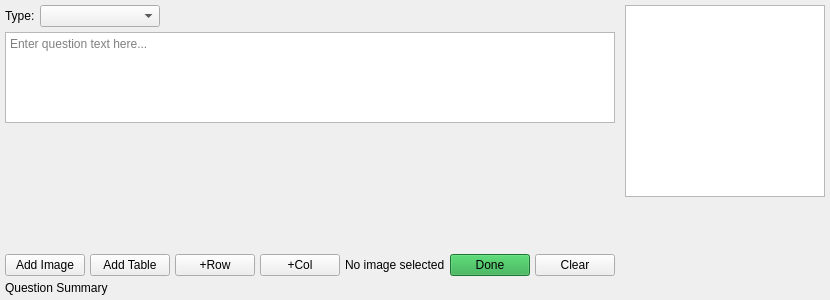
<?xml version="1.0" encoding="UTF-8"?>
<ui version="4.0">
 <class>QuestionWidget</class>
 <widget class="QWidget" name="QuestionWidget">
  <property name="geometry">
   <rect>
    <x>0</x>
    <y>0</y>
    <width>800</width>
    <height>300</height>
   </rect>
  </property>
  <property name="windowTitle">
   <string>Question Editor</string>
  </property>
  <layout class="QHBoxLayout" name="horizontalLayout">
   <property name="spacing">
    <number>10</number>
   </property>
   <property name="leftMargin">
    <number>5</number>
   </property>
   <property name="topMargin">
    <number>5</number>
   </property>
   <property name="rightMargin">
    <number>5</number>
   </property>
   <property name="bottomMargin">
    <number>5</number>
   </property>
   <item>
    <layout class="QVBoxLayout" name="leftLayout">
     <property name="spacing">
      <number>5</number>
     </property>
     <item>
      <layout class="QHBoxLayout" name="headerLayout">
       <item>
        <widget class="QLabel" name="typeLabel">
         <property name="text">
          <string>Type:</string>
         </property>
        </widget>
       </item>
       <item>
        <widget class="QComboBox" name="typeComboBox">
         <property name="minimumSize">
          <size>
           <width>120</width>
           <height>0</height>
          </size>
         </property>
        </widget>
       </item>
       <item>
        <spacer name="horizontalSpacer">
         <property name="orientation">
          <enum>Qt::Horizontal</enum>
         </property>
         <property name="sizeHint" stdset="0">
          <size>
           <width>40</width>
           <height>20</height>
          </size>
         </property>
        </spacer>
       </item>
       <item>
        <widget class="QPushButton" name="removeQuestionButton">
         <property name="text">
          <string/>
         </property>
         <property name="flat">
          <bool>true</bool>
         </property>
        </widget>
       </item>
      </layout>
     </item>
     <item>
      <widget class="QTextEdit" name="textEdit">
       <property name="minimumSize">
        <size>
         <width>0</width>
         <height>80</height>
        </size>
       </property>
       <property name="placeholderText">
        <string>Enter question text here...</string>
       </property>
      </widget>
     </item>
     <item>
      <widget class="QStackedWidget" name="typeSpecificStack">
       <widget class="QWidget" name="regularPage"/>
       <widget class="QWidget" name="mcqPage">
        <layout class="QGridLayout" name="mcqGridLayout">
         <property name="spacing">
          <number>5</number>
         </property>
         <property name="leftMargin">
          <number>0</number>
         </property>
         <property name="topMargin">
          <number>5</number>
         </property>
         <property name="rightMargin">
          <number>0</number>
         </property>
         <property name="bottomMargin">
          <number>5</number>
         </property>
         <item row="0" column="0">
          <widget class="QLabel" name="labelA">
           <property name="text">
            <string>(a)</string>
           </property>
          </widget>
         </item>
         <item row="0" column="1">
          <widget class="QLineEdit" name="optionAEdit"/>
         </item>
         <item row="0" column="2">
          <widget class="QLabel" name="labelB">
           <property name="text">
            <string>(b)</string>
           </property>
          </widget>
         </item>
         <item row="0" column="3">
          <widget class="QLineEdit" name="optionBEdit"/>
         </item>
         <item row="1" column="0">
          <widget class="QLabel" name="labelC">
           <property name="text">
            <string>(c)</string>
           </property>
          </widget>
         </item>
         <item row="1" column="1">
          <widget class="QLineEdit" name="optionCEdit"/>
         </item>
         <item row="1" column="2">
          <widget class="QLabel" name="labelD">
           <property name="text">
            <string>(d)</string>
           </property>
          </widget>
         </item>
         <item row="1" column="3">
          <widget class="QLineEdit" name="optionDEdit"/>
         </item>
        </layout>
       </widget>
       <widget class="QWidget" name="orPage">
        <layout class="QVBoxLayout" name="orLayout">
         <property name="leftMargin">
           <number>0</number>
         </property>
         <property name="rightMargin">
           <number>0</number>
         </property>
         <property name="topMargin">
           <number>5</number>
         </property>
         <property name="bottomMargin">
           <number>5</number>
         </property>
         <item>
          <widget class="QLabel" name="orLabel">
           <property name="text">
            <string>Alternative Question (OR):</string>
           </property>
          </widget>
         </item>
         <item>
          <widget class="QTextEdit" name="orTextEdit">
           <property name="placeholderText">
            <string>Enter alternative question text...</string>
           </property>
           <property name="minimumSize">
            <size>
             <width>0</width>
             <height>60</height>
            </size>
           </property>
          </widget>
         </item>
        </layout>
       </widget>
      </widget>
     </item>
     <item>
      <layout class="QHBoxLayout" name="controlsLayout">
       <item>
        <widget class="QPushButton" name="addImageButton">
         <property name="text">
          <string>Add Image</string>
         </property>
        </widget>
       </item>
       <item>
        <widget class="QPushButton" name="addTableButton">
         <property name="text">
          <string>Add Table</string>
         </property>
        </widget>
       </item>
       <item>
        <widget class="QPushButton" name="addRowButton">
         <property name="text">
          <string>+Row</string>
         </property>
         <property name="toolTip">
          <string>Add table row</string>
         </property>
        </widget>
       </item>
       <item>
        <widget class="QPushButton" name="addColumnButton">
         <property name="text">
          <string>+Col</string>
         </property>
         <property name="toolTip">
          <string>Add table column</string>
         </property>
        </widget>
       </item>
       <item>
        <widget class="QLabel" name="imagePathLabel">
         <property name="text">
          <string>No image selected</string>
         </property>
        </widget>
       </item>
       <item>
        <spacer name="horizontalSpacer_2">
         <property name="orientation">
          <enum>Qt::Horizontal</enum>
         </property>
         <property name="sizeHint" stdset="0">
          <size>
           <width>40</width>
           <height>20</height>
          </size>
         </property>
        </spacer>
       </item>
       <item>
        <widget class="QPushButton" name="doneButton">
         <property name="text">
          <string>Done</string>
         </property>
         <property name="styleSheet">
          <string notr="true">background-color: #28a745;</string>
         </property>
        </widget>
       </item>
       <item>
        <widget class="QPushButton" name="clearButton">
         <property name="text">
          <string>Clear</string>
         </property>
        </widget>
       </item>
      </layout>
     </item>
     <item>
      <widget class="QLabel" name="summaryLabel">
       <property name="text">
        <string>Question Summary</string>
       </property>
       <property name="visible">
        <bool>false</bool>
       </property>
       <property name="wordWrap">
        <bool>true</bool>
       </property>
      </widget>
     </item>
    </layout>
   </item>
   <item>
    <layout class="QVBoxLayout" name="rightLayout">
     <property name="spacing">
      <number>5</number>
     </property>
     <item>
      <widget class="QTableWidget" name="tableWidget">
       <property name="minimumSize">
        <size>
         <width>200</width>
         <height>120</height>
        </size>
       </property>
       <property name="maximumSize">
        <size>
         <width>400</width>
         <height>16777215</height>
        </size>
       </property>
      </widget>
     </item>
     <item>
      <spacer name="verticalSpacer">
       <property name="orientation">
        <enum>Qt::Vertical</enum>
       </property>
       <property name="sizeHint" stdset="0">
        <size>
         <width>20</width>
         <height>40</height>
        </size>
       </property>
      </spacer>
     </item>
    </layout>
   </item>
  </layout>
 </widget>
 <resources/>
 <connections/>
</ui>
